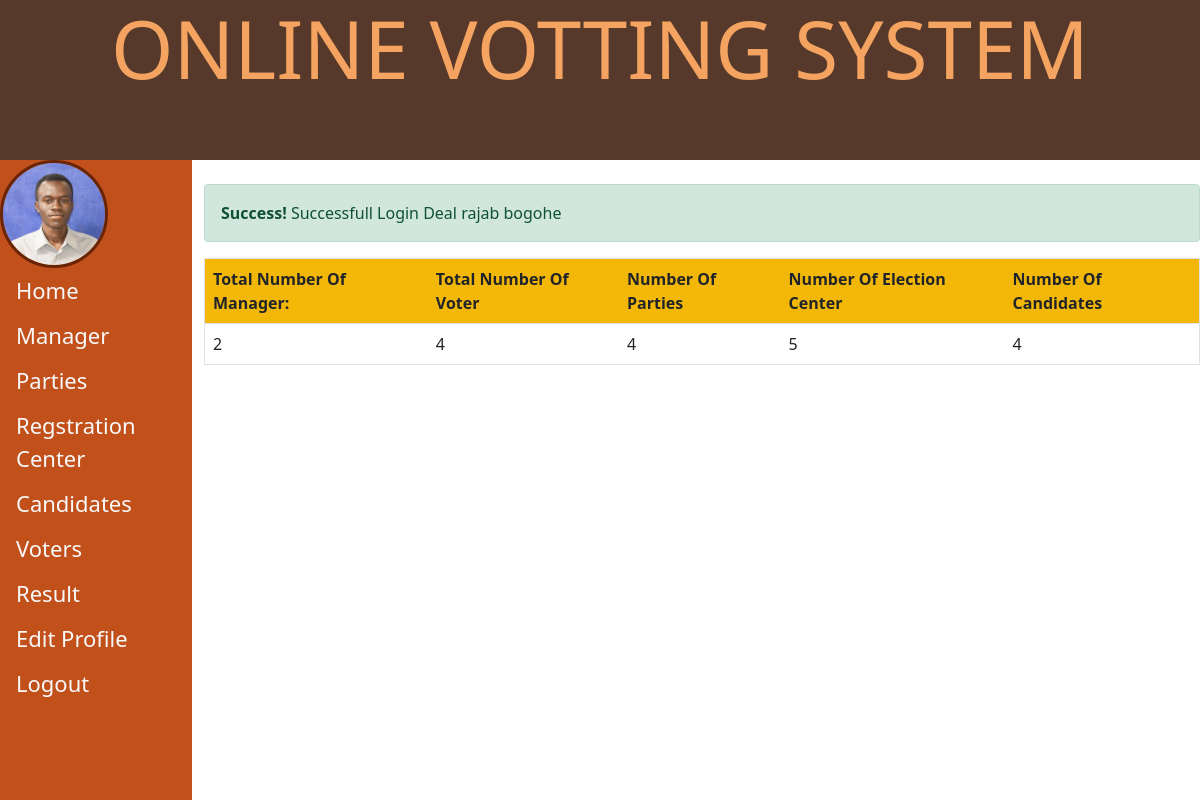
/admin_home.php (signed in), run on the app's committed database.
### tables this page shows
CREATE TABLE IF NOT EXISTS `instution` (
  `id` int(11) NOT NULL AUTO_INCREMENT,
  `iname` varchar(50) NOT NULL,
  `dob` date NOT NULL,
  `place` varchar(50) NOT NULL,
  `email` varchar(50) NOT NULL,
  `passwordz` varchar(255) NOT NULL,
  `nida` int(20) NOT NULL,
  `code` varchar(250) NOT NULL,
  `statuz` varchar(30) NOT NULL,
  `otp` int(250) NOT NULL,
  `typez` varchar(50) NOT NULL DEFAULT 'instution',
  `image` blob NOT NULL,
  `adate` timestamp NOT NULL DEFAULT current_timestamp(),
  `udate` timestamp NOT NULL DEFAULT current_timestamp(),
  PRIMARY KEY (`id`),
  UNIQUE KEY `email` (`email`)
);

### admin_home.php (the view, shortened to what this page needs)
<?php
require_once("connection.php");
?>
<!DOCTYPE html>
<html lang="en">
<head>
    <link rel="stylesheet" href="./bootstrap/css/bootstrap.min.css">
    <link rel="stylesheet" href="./bootstrap/css/addition.css">
</head>
<body>
    <div class="jumbotron">
        <h1 class="text-center display-1 myhed">ONLINE VOTTING SYSTEM</h1>
    </div>
    <div class="main">
   <div class="row">
    <div class="col-md-2  linkz">
        <?php require_once("hed.php");?>
    </div>
    <div class="col-md-10 col-sl-6 ">
            <span class="error">
            <?php
            $name=$_SESSION['manager'];
            $selec = "SELECT * FROM instution WHERE typez='manager' and email='$name'";
            $quer = mysqli_query($conn,$selec);
            $array=mysqli_fetch_array($quer);
            $iname = $array['iname'];
                echo"<div class='alert alert-success col-lg-12'>
                <strong>Success! </strong> Successfull Login Deal ".$iname."</div>";
            ?>
            <div class="table-responsive">
            <table border="1" class="tablez table table-striped">
                <tr class="bg-warning">
                    <th>Total Number Of Manager: </th>
                    <th>Total Number Of Voter</th>
                    <th>Number Of Parties</th>
                    <th>Number Of Election Center</th>
                    <th>Number Of Candidates</th>
                </tr>
                <tr class="active">
                <?php
                    require_once("connection.php");
                    $select = "SELECT COUNT(*) AS total FROM candidates";
                    $query = mysqli_query($conn,$select);
                    $array=mysqli_fetch_array($query);
                        $pname = $array['total'];
                    $sele = "SELECT COUNT(*) AS tota FROM instution WHERE typez='voter'";
                    $que = mysqli_query($conn,$sele);
                    $array=mysqli_fetch_array($que);
                    $cname = $array['tota'];
                    $sel = "SELECT COUNT(*) AS tota FROM parties";
                    $qu = mysqli_query($conn,$sel);
                    $array=mysqli_fetch_array($qu);
                    $part = $array['tota'];
                    $se = "SELECT COUNT(*) AS tota FROM instution WHERE typez='manager'";
                    $qu = mysqli_query($conn,$se);
                    $array=mysqli_fetch_array($qu);
                    $manager = $array['tota'];
                    $s = "SELECT COUNT(*) AS tota FROM eplace";
                    $qu = mysqli_query($conn,$s);
                    $array=mysqli_fetch_array($qu);
                    $eplace = $array['tota'];
                        echo "<td>$manager</td>";
                        echo "<td>$cname</td>";
                        echo "<td>$part</td>";
                        echo "<td>$eplace</td>";
                        echo "<td>$pname</td>";
                        echo "</tr>";
                    ?>
                </table>
            </div>
    </div>
</div>
    </div>
</body>
</html>

### hed.php (shortened to what this page needs)
<!DOCTYPE html>
<html lang="en">
<head>
    <link rel="stylesheet" href="./bootstrap/css/bootstrap.min.css">
    <link rel="stylesheet" href="./bootstrap/css/addition.css">
</head>
<body>
    <div class="hedd">
    <div>
    <?php
    $chukua=$_SESSION['manager'];
    $select = "SELECT image FROM instution WHERE email='$chukua'";
    $quer = mysqli_query($conn,$select);
    $array=mysqli_fetch_array($quer);
        $img = $array['image'];
        echo "<img src='imagez/".$img."'width='100vh' height='100vh''>";
    ?>
    </div>
    <div><a href="admin_home.php" class="text-light">Home</a> </div>
    <div><a href="reg_instution.php"class="text-light">Manager</a></div>
    <div><a href="parties.php"class="text-light">Parties</a></div>
    <div><a href="reg_center.php"class="text-light">Regstration Center</a></div>
    <div><a href="candidates.php"class="text-light">Candidates</a></div>
    <div><a href="voter.php"class="text-light">Voters</a></div>
    <div><a href="mresurt.php"class="text-light">Result</a></div>
    <div><a href="edit_pelson.php"class="text-light">Edit Profile</a></div>
    <div><a href="logout.php"class="text-light">Logout</a></div>
    </div>
</body>
</html>

### data on the page
instution: image (picture), iname "rajab bogohe"

### other printed values
$manager "2"
$cname "4"
$part "4"
$eplace "5"
$pname "4"
